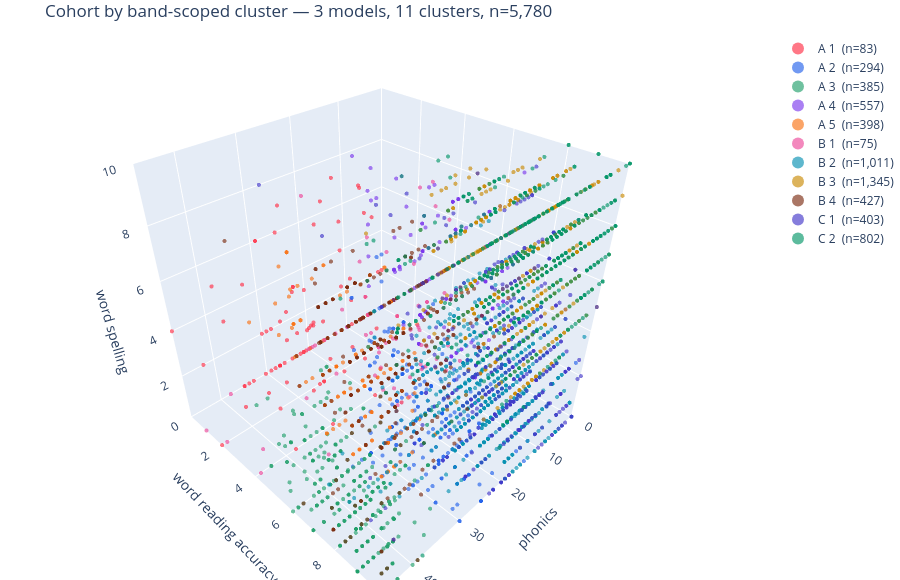

Notebook code for this chart:
### Markdown cell above
These are readable as clinical profiles rather than as artefacts of the timetable. Two patterns
recur in every band, which is itself reassuring — they are properties of learners, not of a paper:

* **A very small, very high-need group** — `A 1` (n=83) and `B 1` (n=75), both defined by word
  reading collapsing to ~1.4–2.5 out of 10. These are the learners a caseload review must not miss.
* **A reads-but-cannot-spell dissociation** — `A 2` / `A 3`, `B 2`, `C 1`: word reading at 8–9
  out of 10 with spelling at 1.8–2.7. Roughly 1,800 students across the cohort sit in this
  pattern, and it is exactly the kind of split that a single "reading age" number hides.

Band C splits only two ways. With phonics largely no longer assessed at that level, there is
genuinely less to separate on — k=2 is the honest answer, not a failure.

## 6 · The cohort in 3D — what the dashboard renders

### Code cell
import plotly.graph_objects as go
import plotly.io as pio
from itertools import cycle

# Emit the figure as compact plotly JSON rather than self-contained HTML. Left to its own
# devices under nbconvert, `fig.show()` inlines the whole ~4.7 MB plotly.js bundle into the
# saved notebook — which is 10x the size of everything else here combined, and re-inlined on
# every re-run. JupyterLab and VS Code both render this mimetype natively.
pio.renderers.default = "plotly_mimetype"

# = CLUSTER_COLORS in frontend/src/lib/constants.js — 12 hues, because band scoping yields 11
# clusters and a legend that reuses a colour is a legend that lies.
PALETTE = ["#FF2E45", "#2563EB", "#22A06B", "#7C3AED", "#F97316", "#EC4899",
           "#0891B2", "#CA8A04", "#7C2D12", "#4338CA", "#059669", "#BE123C"]

labels = {sid: lab for r in band_runs.values() for sid, lab in r.labels.items()}
plot_df = cohort.assign(cluster=cohort.student_id.map(labels)).dropna(subset=["cluster"])

AX = CLUSTER_FEATURES                      # the dashboard's default x, y, z
MAXES = {"phonics": 46, "word_reading_accuracy": 10, "word_spelling": 10, "writing": 24}

fig = go.Figure([
    go.Scatter3d(x=g[AX[0]], y=g[AX[1]], z=g[AX[2]], mode="markers",
                 name=f"{label}  (n={len(g):,})",
                 marker=dict(size=2.4, color=colour, opacity=.65))
    for (label, g), colour in zip(plot_df.groupby("cluster"), cycle(PALETTE))
])
fig.update_layout(
    height=580, margin=dict(l=0, r=0, t=34, b=0),
    title=f"Cohort by band-scoped cluster — {len(band_runs)} models, "
          f"{plot_df.cluster.nunique()} clusters, n={len(plot_df):,}",
    scene=dict(**{f"{a}axis": dict(title=f.replace('_', ' '), range=[0, MAXES[f]])
                  for a, f in zip("xyz", AX)}, aspectmode="cube"),
    legend=dict(itemsizing="constant"))
fig.show()

### Figure 1 — Plotly figure (JSON) as saved in the notebook; plotly's stock layout.template omitted (floating-point values rounded to 4 significant figures; data arrays with more than 128 entries replaced by an {"elided": "..."} marker saying what was removed)
{"data": [{"marker": {"color": "#FF2E45", "opacity": 0.65, "size": 2.4}, "mode": "markers", "name": "A 1  (n=83)", "type": "scatter3d", "x": [25, 20, 28, 0, 46, 29, 0, 16, 36, 0, 28, 38, 30, 33, 9, 28, 29, 46, 34, 34, 35, 26, 29, 24, 29, 19, 33, 34, 24, 25, 42, 23, 38, 26, 30, 25, 24, 16, 28, 1, 21, 30, 24, 24, 24, 38, 10, 18, 22, 42, 35, 23, 29, 28, 22, 22, 25, 11, 23, 23, 0, 29, 27, 30, 30, 29, 29, 20, 20, 29, 29, 30, 16, 38, 14, 25, 29, 23, 26, 24, 15, 6, 0], "y": [2.0, 0.0, 0.0, 1.0, 0.0, 2.0, 0.0, 3.0, 2.0, 0.0, 2.0, 2.0, 1.0, 0.0, 1.0, 1.0, 2.0, 2.0, 3.0, 2.0, 0.0, 1.0, 0.0, 0.0, 0.0, 2.0, 1.0, 0.0, 2.0, 4.0, 0.0, 1.0, 1.0, 3.0, 3.0, 4.0, 2.0, 0.0, 0.0, 0.0, 3.0, 4.0, 2.0, 0.0, 3.0, 4.0, 1.0, 3.0, 1.0, 2.0, 0.0, 1.0, 1.0, 2.0, 4.0, 0.0, 0.0, 0.0, 3.0, 4.0, 0.0, 0.0, 0.0, 1.0, 4.0, 3.0, 2.0, 0.0, 4.0, 0.0, 1.0, 0.0, 0.0, 0.0, 2.0, 4.0, 1.0, 0.0, 2.0, 1.0, 1.0, 1.0, 0.0], "z": [0, 3, 0, 0, 4, 5, 0, 7, 2, 2, 2, 6, 1, 0, 2, 2, 5, 0, 5, 0, 0, 4, 2, 7, 6, 4, 0, 0, 7, 5, 2, 1, 0, 2, 1, 3, 0, 0, 2, 2, 5, 9, 0, 0, 9, 0, 7, 1, 2, 5, 0, 2, 0, 2, 8, 0, 6, 4, 1, 9, 0, 0, 0, 1, 0, 4, 3, 1, 0, 6, 1, 2, 1, 5, 2, 4, 3, 0, 3, 1, 6, 0, 0]}, {"marker": {"color": "#2563EB", "opacity": 0.65, "size": 2.4}, "mode": "markers", "name": "A 2  (n=294)", "type": "scatter3d", "x": {"elided": "294 int values"}, "y": {"elided": "294 float values"}, "z": {"elided": "294 int values"}}, {"marker": {"color": "#22A06B", "opacity": 0.65, "size": 2.4}, "mode": "markers", "name": "A 3  (n=385)", "type": "scatter3d", "x": {"elided": "385 int values"}, "y": {"elided": "385 float values"}, "z": {"elided": "385 int values"}}, {"marker": {"color": "#7C3AED", "opacity": 0.65, "size": 2.4}, "mode": "markers", "name": "A 4  (n=557)", "type": "scatter3d", "x": {"elided": "557 int values"}, "y": {"elided": "557 float values"}, "z": {"elided": "557 int values"}}, {"marker": {"color": "#F97316", "opacity": 0.65, "size": 2.4}, "mode": "markers", "name": "A 5  (n=398)", "type": "scatter3d", "x": {"elided": "398 int values"}, "y": {"elided": "398 float values"}, "z": {"elided": "398 int values"}}, {"marker": {"color": "#EC4899", "opacity": 0.65, "size": 2.4}, "mode": "markers", "name": "B 1  (n=75)", "type": "scatter3d", "x": [10, 20, 7, 14, 38, 16, 6, 0, 0, 6, 14, 0, 13, 0, 19, 12, 16, 0, 6, 35, 0, 4, 9, 18, 4, 8, 6, 8, 8, 9, 4, 21, 12, 7, 8, 10, 0, 35, 20, 19, 15, 45, 18, 0, 6, 46, 6, 44, 9, 10, 18, 13, 45, 8, 20, 22, 19, 9, 6, 10, 0, 0, 16, 12, 4, 0, 7, 29, 16, 19, 4, 2, 6, 0, 3], "y": [4.0, 5.0, 4.0, 5.0, 0.0, 5.0, 0.0, 0.0, 0.0, 0.0, 3.0, 0.0, 5.0, 0.0, 5.0, 5.0, 5.0, 0.0, 5.0, 4.0, 0.0, 3.0, 1.0, 5.0, 3.0, 4.0, 4.0, 4.0, 5.0, 4.0, 0.0, 2.0, 5.0, 4.0, 5.0, 2.0, 0.0, 5.0, 0.0, 0.0, 1.0, 4.0, 2.0, 0.0, 2.0, 1.0, 0.0, 4.0, 1.0, 3.0, 4.0, 0.0, 2.0, 2.0, 4.0, 5.0, 0.0, 5.0, 3.0, 2.0, 0.0, 4.0, 5.0, 2.0, 0.0, 1.0, 4.0, 3.0, 0.0, 4.0, 0.0, 5.0, 0.0, 0.0, 4.0], "z": [8, 1, 3, 3, 0, 1, 0, 0, 0, 0, 0, 0, 1, 0, 0, 2, 6, 0, 0, 2, 0, 1, 0, 0, 2, 1, 7, 0, 4, 2, 4, 0, 1, 3, 7, 0, 0, 0, 0, 0, 2, 0, 2, 0, 0, 0, 0, 1, 2, 1, 0, 0, 0, 0, 1, 7, 7, 1, 1, 0, 0, 0, 0, 1, 0, 0, 8, 3, 0, 2, 0, 0, 3, 0, 4]}, {"marker": {"color": "#0891B2", "opacity": 0.65, "size": 2.4}, "mode": "markers", "name": "B 2  (n=1,011)", "type": "scatter3d", "x": {"elided": "1011 int values"}, "y": {"elided": "1011 float values"}, "z": {"elided": "1011 int values"}}, {"marker": {"color": "#CA8A04", "opacity": 0.65, "size": 2.4}, "mode": "markers", "name": "B 3  (n=1,345)", "type": "scatter3d", "x": {"elided": "1345 int values"}, "y": {"elided": "1345 float values"}, "z": {"elided": "1345 int values"}}, {"marker": {"color": "#7C2D12", "opacity": 0.65, "size": 2.4}, "mode": "markers", "name": "B 4  (n=427)", "type": "scatter3d", "x": {"elided": "427 int values"}, "y": {"elided": "427 float values"}, "z": {"elided": "427 int values"}}, {"marker": {"color": "#4338CA", "opacity": 0.65, "size": 2.4}, "mode": "markers", "name": "C 1  (n=403)", "type": "scatter3d", "x": {"elided": "403 int values"}, "y": {"elided": "403 float values"}, "z": {"elided": "403 int values"}}, {"marker": {"color": "#059669", "opacity": 0.65, "size": 2.4}, "mode": "markers", "name": "C 2  (n=802)", "type": "scatter3d", "x": {"elided": "802 int values"}, "y": {"elided": "802 float values"}, "z": {"elided": "802 int values"}}], "layout": {"height": 580, "legend": {"itemsizing": "constant"}, "margin": {"b": 0, "l": 0, "r": 0, "t": 34}, "scene": {"aspectmode": "cube", "xaxis": {"range": [0, 46], "title": {"text": "phonics"}}, "yaxis": {"range": [0, 10], "title": {"text": "word reading accuracy"}}, "zaxis": {"range": [0, 10], "title": {"text": "word spelling"}}}, "title": {"text": "Cohort by band-scoped cluster — 3 models, 11 clusters, n=5,780"}}}
